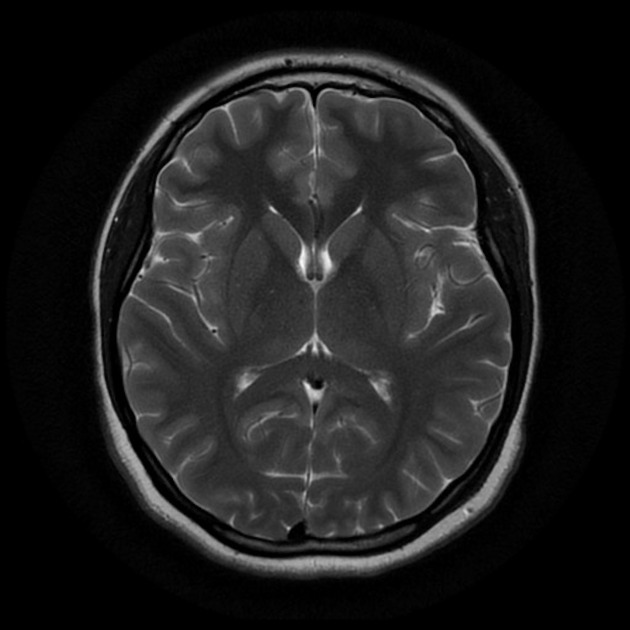
#> input picture no/1 no.jpeg, 630 x 630 px, given in place of Y1.jpg, which was not available
$ jupyter execute --allow-errors 'Brain Tumor Detection.ipynb'   (shell and % lines are left out)   (text cells are left out)
#> lines starting #> are read from the running program, lines starting #| are printed output that depends on the picture; after the words box and inside, x2 and y2 are one past the last pixel; in counts of white or black regions, pixels touching at a corner belong together; pictures that were not available may be replaced by others from this repository, and a replacement may not be noted
#> further down, ex_img is the input picture: shape (630, 630, 3); min 0, max 248, mean 29.7
[cell 1]
# pip install distutils
# pip install sklearn
# pip install cv2

[cell 2]
import tensorflow as tf
from tensorflow.keras.layers import Conv2D, Input, ZeroPadding2D, BatchNormalization, Activation, MaxPooling2D, Flatten, Dense
from tensorflow.keras.models import Model, load_model
from tensorflow.keras.callbacks import TensorBoard, ModelCheckpoint
from sklearn.model_selection import train_test_split
from sklearn.metrics import f1_score
from sklearn.utils import shuffle
import cv2
import imutils
import numpy as np
import matplotlib.pyplot as plt
import time
from os import listdir
import os

[cell 3]
def crop_brain_contour(image, plot=False):

    #import imutils
    #import cv2
    #from matplotlib import pyplot as plt

    # Convert the image to grayscale, and blur it slightly
#> called with plot = True
    gray = cv2.cvtColor(image, cv2.COLOR_BGR2GRAY)
    gray = cv2.GaussianBlur(gray, (5, 5), 0)

    # Threshold the image, then perform a series of erosions +
    # dilations to remove any small regions of noise
    thresh = cv2.threshold(gray, 45, 255, cv2.THRESH_BINARY)[1]
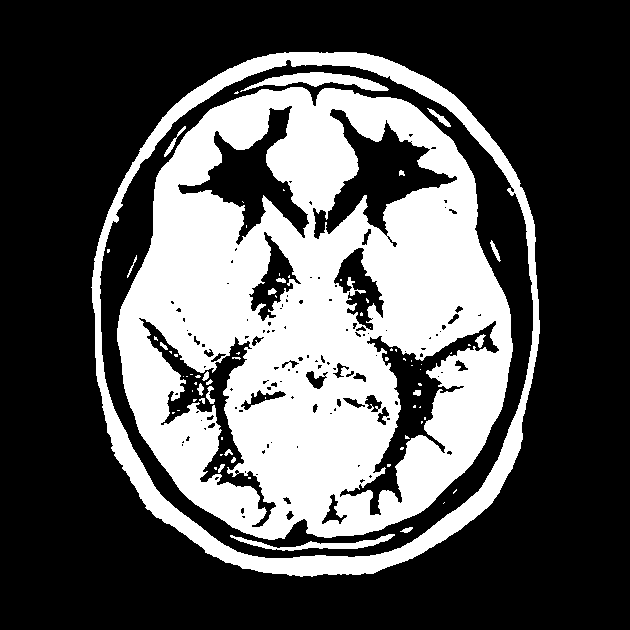
#> thresh: shape (630, 630); 33.9% white; 74 white regions (51 under 20 px), largest, box (x1, y1, x2, y2) and area: (117, 87, 513, 540) 111098, (91, 52, 540, 577) 19946, (240, 72, 389, 92) 1245
    thresh = cv2.erode(thresh, None, iterations=2)
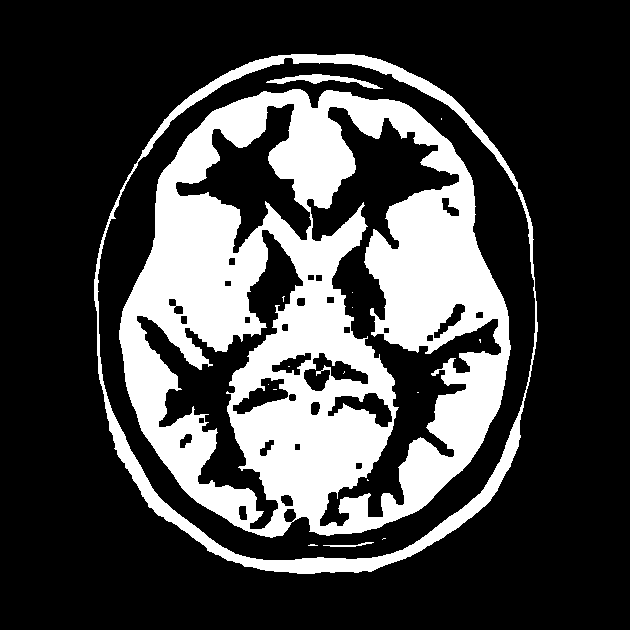
#> thresh: shape (630, 630); 26.4% white; 17 white regions (13 under 20 px), largest, box (x1, y1, x2, y2) and area: (119, 89, 511, 538) 91976, (94, 54, 538, 574) 12177, (266, 74, 383, 89) 576, (323, 542, 374, 547) 93
    thresh = cv2.dilate(thresh, None, iterations=2)
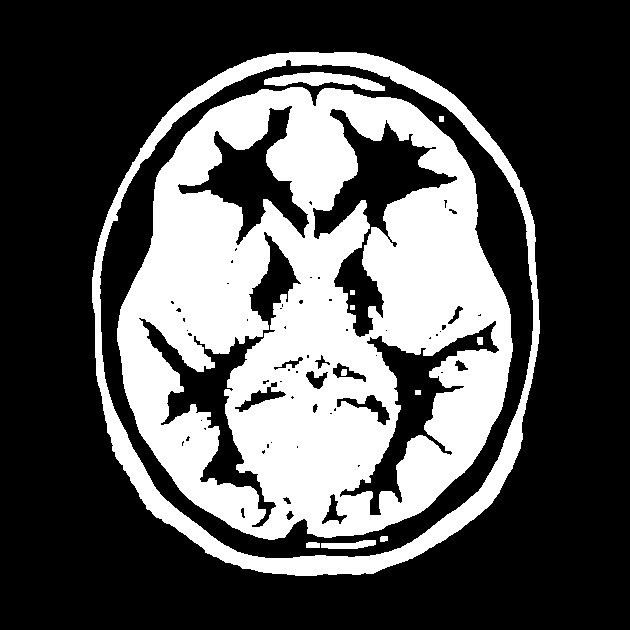
#> thresh: shape (630, 630); 32.9% white; 12 white regions

    # Find contours in thresholded image, then grab the largest one
    cnts = cv2.findContours(thresh.copy(), cv2.RETR_EXTERNAL, cv2.CHAIN_APPROX_SIMPLE)
#> cnts = 1 contour; box (x1, y1, x2, y2) and area: (92, 52, 540, 576) 190885
    cnts = imutils.grab_contours(cnts)
    c = max(cnts, key=cv2.contourArea)
#> c = contour of 648 points, box (x1, y1, x2, y2) (92, 52, 540, 576), area 190885


    # Find the extreme points
    extLeft = tuple(c[c[:, :, 0].argmin()][0])
#> extLeft = (92, 277)
    extRight = tuple(c[c[:, :, 0].argmax()][0])
#> extRight = (539, 333)
    extTop = tuple(c[c[:, :, 1].argmin()][0])
#> extTop = (289, 52)
    extBot = tuple(c[c[:, :, 1].argmax()][0])
#> extBot = (295, 575)

    # crop new image out of the original image using the four extreme points (left, right, top, bottom)
    new_image = image[extTop[1]:extBot[1], extLeft[0]:extRight[0]]
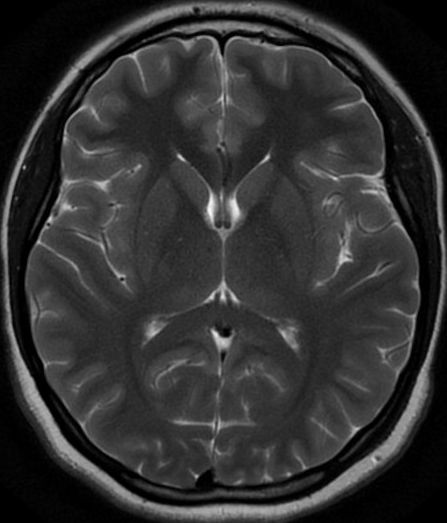
#> new_image: shape (523, 447, 3); min 0, max 248, mean 49.3

    if plot:
        plt.figure()

        plt.subplot(1, 2, 1)
        plt.imshow(image)

        plt.tick_params(axis='both', which='both',
                        top=False, bottom=False, left=False, right=False,
                        labelbottom=False, labeltop=False, labelleft=False, labelright=False)

        plt.title('Original Image')

        plt.subplot(1, 2, 2)
        plt.imshow(new_image)

        plt.tick_params(axis='both', which='both',
                        top=False, bottom=False, left=False, right=False,
                        labelbottom=False, labeltop=False, labelleft=False, labelright=False)

        plt.title('Cropped Image')

        plt.show()

    return new_image

[cell 4]
ex_img = cv2.imread('yes/Y1.jpg')
ex_new_img = crop_brain_contour(ex_img, True)

[cell 5]
# [45 lines left out: function load_data, not called in this run]

[cell 6]
# pip install os

[cell 7]
augmented_path = '/Users/akashthakkar/Desktop/Brain Tumuour/augmented data'

# Use os.path.join() to correctly join paths
augmented_yes = os.path.join(augmented_path, 'yes')
augmented_no = os.path.join(augmented_path, 'no')

IMG_WIDTH, IMG_HEIGHT = (240, 240)

def load_data(directories, image_size):
    images = []
    labels = []

    for dir_path in directories:
        label = 1 if 'yes' in dir_path else 0  # Label 'yes' as 1 and 'no' as 0
        for filename in os.listdir(dir_path):
            file_path = os.path.join(dir_path, filename)

            # Debugging: Print the file path being processed
            print(f"Processing file: {file_path}")

            # Read the image
            image = cv2.imread(file_path)

            # Check if the image was loaded successfully
            if image is None:
                print(f"Warning: Failed to load image {file_path}")
                continue

            # Crop the brain and ignore the unnecessary rest part of the image
            image = crop_brain_contour(image, plot=False)

            # Resize the image to the desired dimensions
            image = cv2.resize(image, dsize=(image_size[0], image_size[1]), interpolation=cv2.INTER_CUBIC)

            images.append(image)
            labels.append(label)

    return np.array(images), np.array(labels)

def crop_brain_contour(image, plot=False):
#> called with plot = False
    if image is None:
        print("Invalid image provided for cropping.")
        return None

    gray = cv2.cvtColor(image, cv2.COLOR_BGR2GRAY)
    gray = cv2.GaussianBlur(gray, (5, 5), 0)

    # Threshold the image
    thresh = cv2.threshold(gray, 45, 255, cv2.THRESH_BINARY)[1]

    # Perform erosions and dilations to remove small noise
    thresh = cv2.erode(thresh, None, iterations=2)
    thresh = cv2.dilate(thresh, None, iterations=2)

    # Find contours in the thresholded image
    cnts = cv2.findContours(thresh.copy(), cv2.RETR_EXTERNAL, cv2.CHAIN_APPROX_SIMPLE)
    cnts = imutils.grab_contours(cnts)

    if len(cnts) == 0:
        return image  # If no contours found, return the original image

    # Find the largest contour
    c = max(cnts, key=cv2.contourArea)

    # Get the bounding box of the brain
    x, y, w, h = cv2.boundingRect(c)
#> x = 92; y = 52; w = 448; h = 524

    # Crop the image to the brain region
    cropped = image[y:y+h, x:x+w]
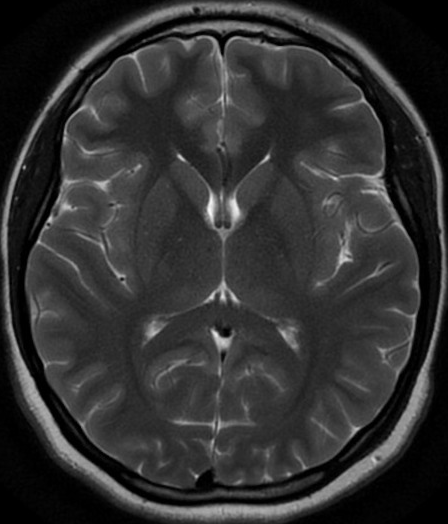
#> cropped: shape (524, 448, 3); min 0, max 248, mean 49.2

    return cropped

# Call load_data function to load images and labels
X, y = load_data([augmented_yes, augmented_no], (IMG_WIDTH, IMG_HEIGHT))
#> in load_data, `image = cv2.resize(image, dsize=(image_size[0], image_size[1]), interp..`:
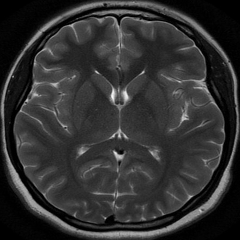
#> image: shape (240, 240, 3); min 0, max 249, mean 49.2

[cell 8]
def plot_sample_images(X, y, n=50):
    """
    Plots n sample images for both values of y (labels).
    Arguments:
        X: A numpy array with shape = (#_examples, image_width, image_height, #_channels)
        y: A numpy array with shape = (#_examples, 1)
    """
#> called with X = array of shape (5, 240, 240, 3), y = array of shape (5,), n = 50

    for label in [0,1]:
        # grab the first n images with the corresponding y values equal to label
        images = X[np.argwhere(y == label)]
        n_images = images[:n]

        columns_n = 10
        rows_n = int(n/ columns_n)

        plt.figure(figsize=(20, 10))

        i = 1 # current plot
        for image in n_images:
            plt.subplot(rows_n, columns_n, i)
            plt.imshow(image[0])

            # remove ticks
            plt.tick_params(axis='both', which='both',
                            top=False, bottom=False, left=False, right=False,
                           labelbottom=False, labeltop=False, labelleft=False, labelright=False)

            i += 1

        label_to_str = lambda label: "Yes" if label == 1 else "No"
        plt.suptitle(f"Brain Tumor: {label_to_str(label)}")
        plt.show()
#> this loop made 2 passes
#> pass 1, in plot_sample_images, `plt.show()`:
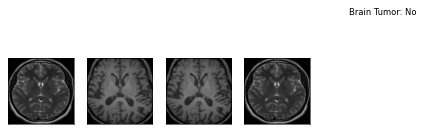
#> figure drawn by matplotlib, 4 panels

[cell 9]
plot_sample_images(X, y)

[cell 10]
def split_data(X, y, test_size=0.2):

    """
    Splits data into training, development and test sets.
    Arguments:
        X: A numpy array with shape = (#_examples, image_width, image_height, #_channels)
        y: A numpy array with shape = (#_examples, 1)
    Returns:
        X_train: A numpy array with shape = (#_train_examples, image_width, image_height, #_channels)
        y_train: A numpy array with shape = (#_train_examples, 1)
        X_val: A numpy array with shape = (#_val_examples, image_width, image_height, #_channels)
        y_val: A numpy array with shape = (#_val_examples, 1)
        X_test: A numpy array with shape = (#_test_examples, image_width, image_height, #_channels)
        y_test: A numpy array with shape = (#_test_examples, 1)
    """

    X_train, X_test_val, y_train, y_test_val = train_test_split(X, y, test_size=test_size)
    X_test, X_val, y_test, y_val = train_test_split(X_test_val, y_test_val, test_size=0.5)

    return X_train, y_train, X_val, y_val, X_test, y_test

[cell 11]
X_train, y_train, X_val, y_val, X_test, y_test = split_data(X, y, test_size=0.3)

[cell 12]
print ("number of training examples = " + str(X_train.shape[0]))
#| number of training examples = 3
print ("number of development examples = " + str(X_val.shape[0]))
#| number of development examples = 1
print ("number of test examples = " + str(X_test.shape[0]))
#| number of test examples = 1
print ("X_train shape: " + str(X_train.shape))
#| X_train shape: (3, 240, 240, 3)
print ("Y_train shape: " + str(y_train.shape))
#| Y_train shape: (3,)
print ("X_val (dev) shape: " + str(X_val.shape))
#| X_val (dev) shape: (1, 240, 240, 3)
print ("Y_val (dev) shape: " + str(y_val.shape))
#| Y_val (dev) shape: (1,)
print ("X_test shape: " + str(X_test.shape))
#| X_test shape: (1, 240, 240, 3)
print ("Y_test shape: " + str(y_test.shape))
#| Y_test shape: (1,)
